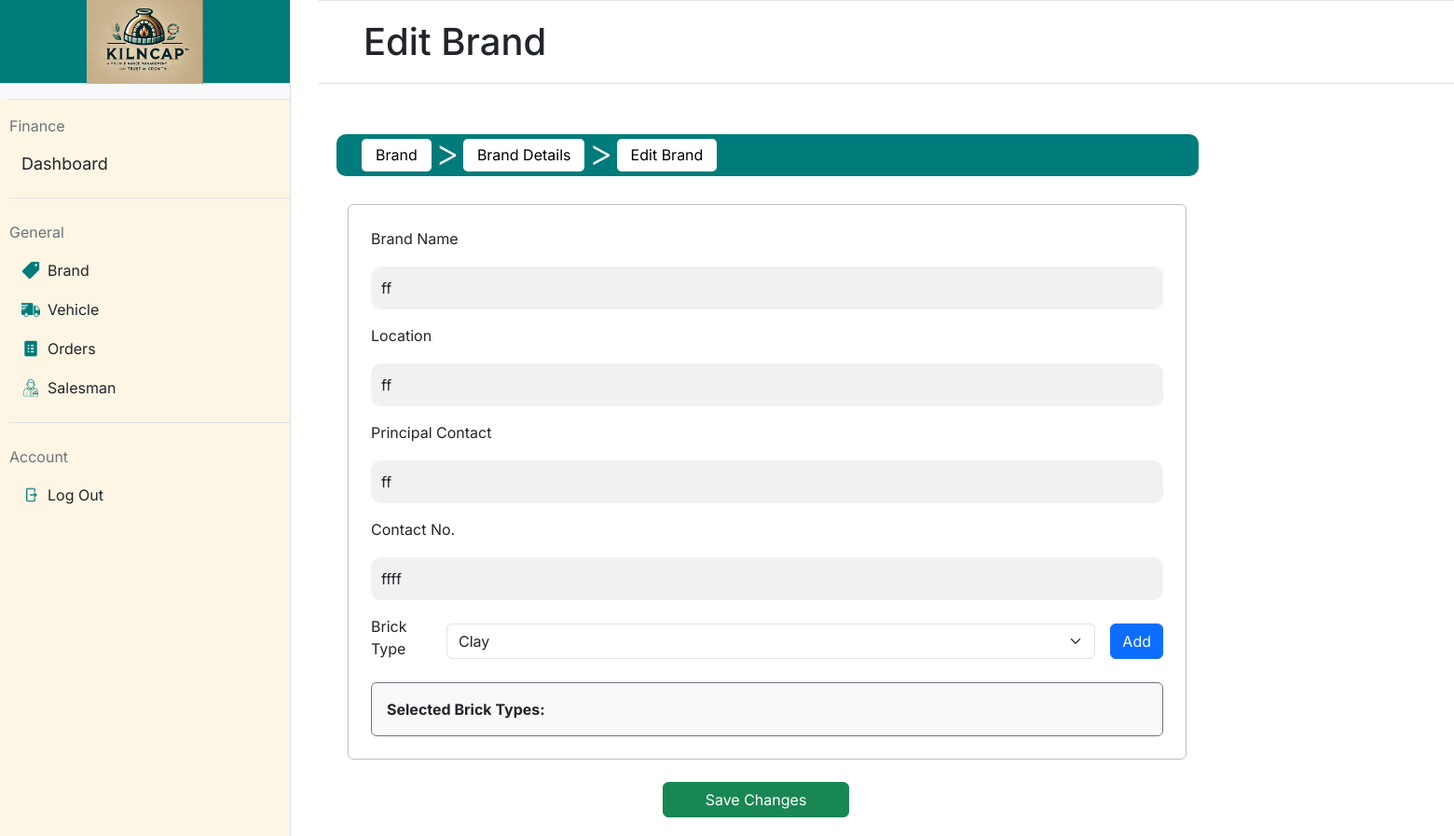
The page /edit_brand/5 on the database as committed earlier.
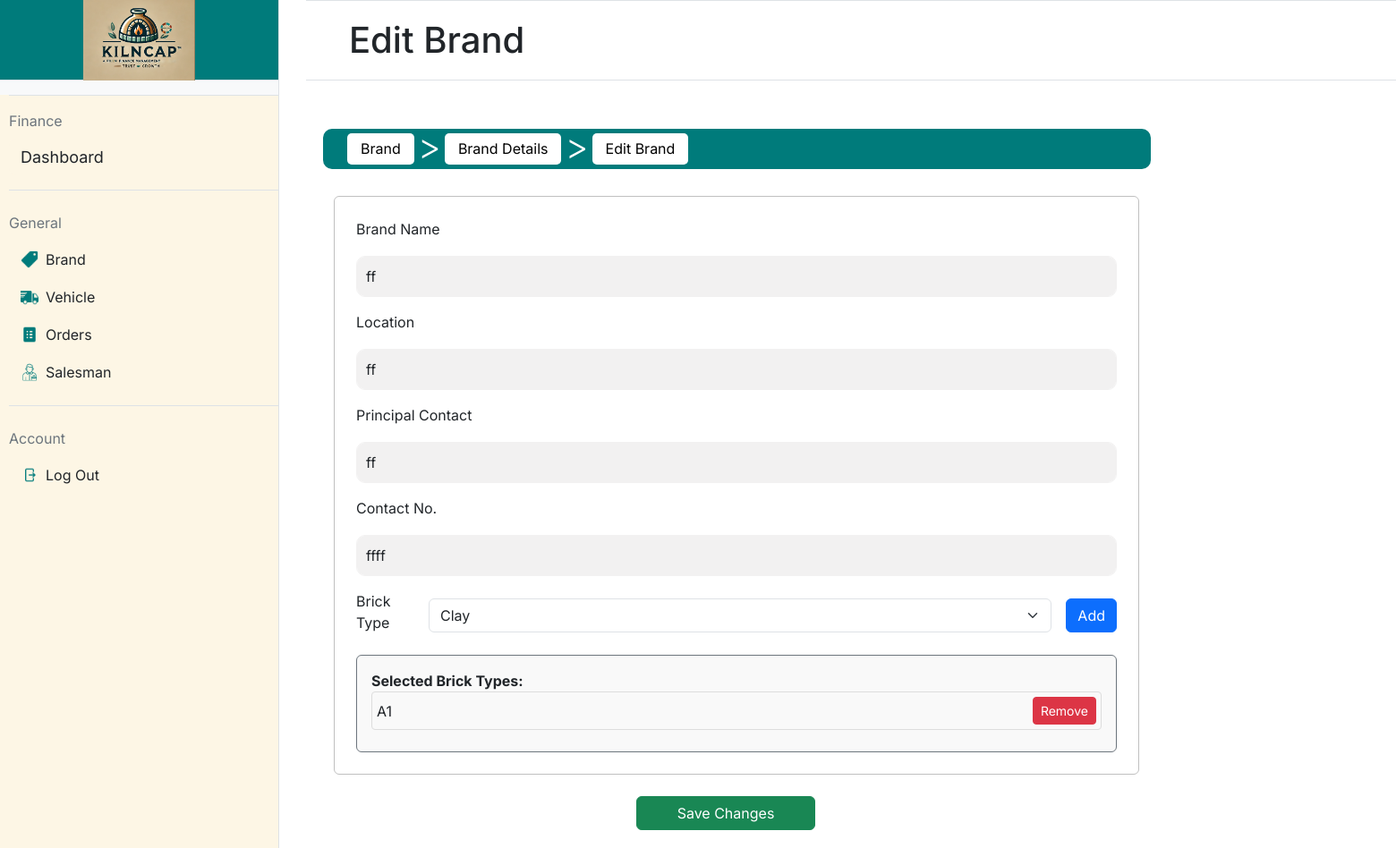
The same page on the database as committed later.
### app.py (models this page shows, shortened)
class BrickType(db.Model):
    __tablename__ = 'brick_types'
    id = db.Column(db.Integer, primary_key=True, autoincrement=True)
    type_name = db.Column(db.String(50), nullable=False)
    brand_id = db.Column(db.Integer, db.ForeignKey('brands.id'), nullable=False)  # Foreign key to Brand
    __table_args__ = (
        db.UniqueConstraint('type_name', 'brand_id', name='unique_brick_type_per_brand'),
    )

### app.py (the view, shortened to what this page needs)
@app.route('/edit_brand/<int:brand_id>', methods=['GET', 'POST'])
def edit_brand(brand_id):
    brand = Brand.query.get(brand_id)
    if not brand:
        return "Brand not found", 404
    return render_template('edit_brand.html', brand=brand)

### templates/edit_brand.html (shortened to what the changed rows need)
{% extends "base.html" %}
{% block mainheading %}
Edit Brand
{% endblock %}
{% block maincontent %}
<div class="container-fluid" style="margin-top: 30px;">
    <div class="border border-secondary rounded p-4"
        style="max-width: 100%; min-width: 300px; max-width: 900px; border-color: silver !important;">
        <form id="brandForm"
            action="{{ url_for('edit_brand', brand_id=brand.id) }}"
            method="POST">
            <div id="selectedBrickTypesContainer"
                class="border border-secondary rounded p-3"
                style="background-color: #f9f9f9; margin-top: 15px;">
                {% for brick_type in brand.brick_types %}
                <div class="d-flex align-items-center mb-2"
                    style="padding: 5px; border: 1px solid #ddd; border-radius: 4px;">
                    <span class="me-3" style="flex-grow: 1;">{{
                        brick_type.type_name }}</span>
                    <button type="button"
                        class="btn btn-sm btn-danger removeBrickTypeBtn">Remove</button>
                </div>
                {% endfor %}
            </div>
        </form>
    </div>
</div>
{% endblock %}

Rows that differ between the two databases and show on the page:
added BrickType: type_name "A1"
